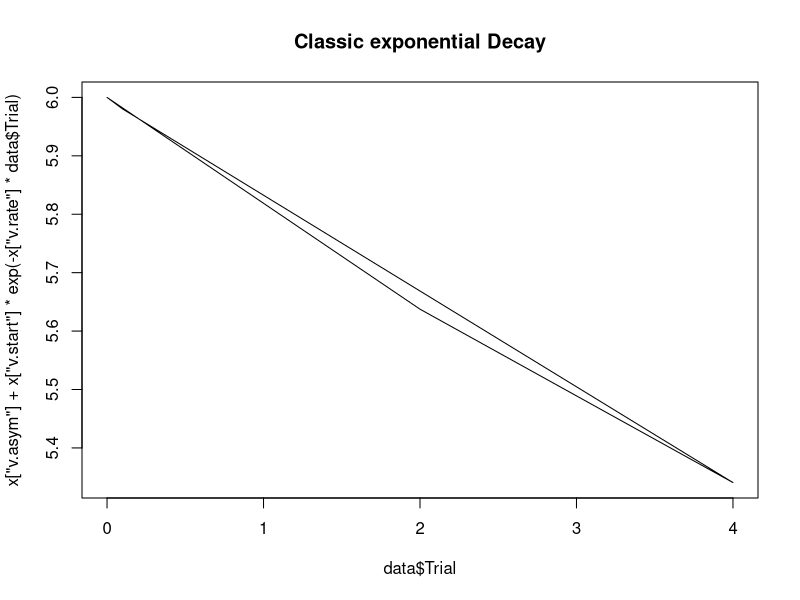
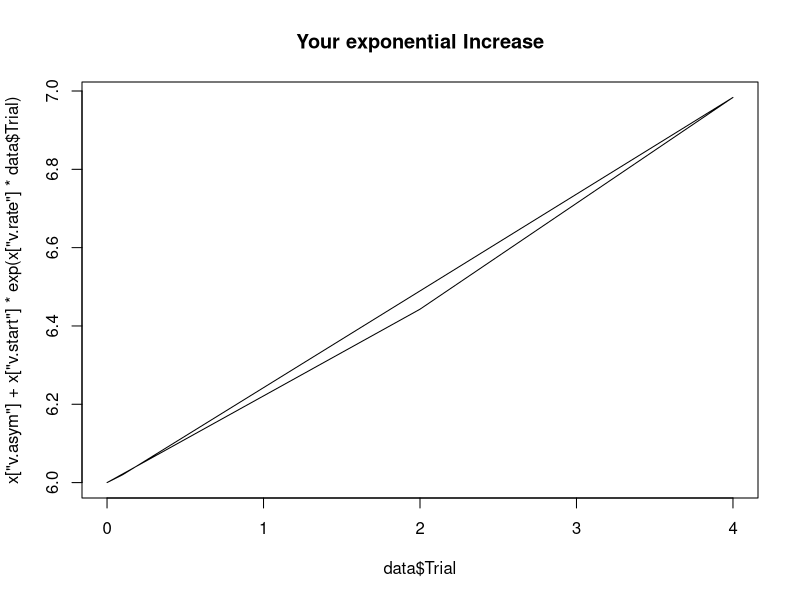
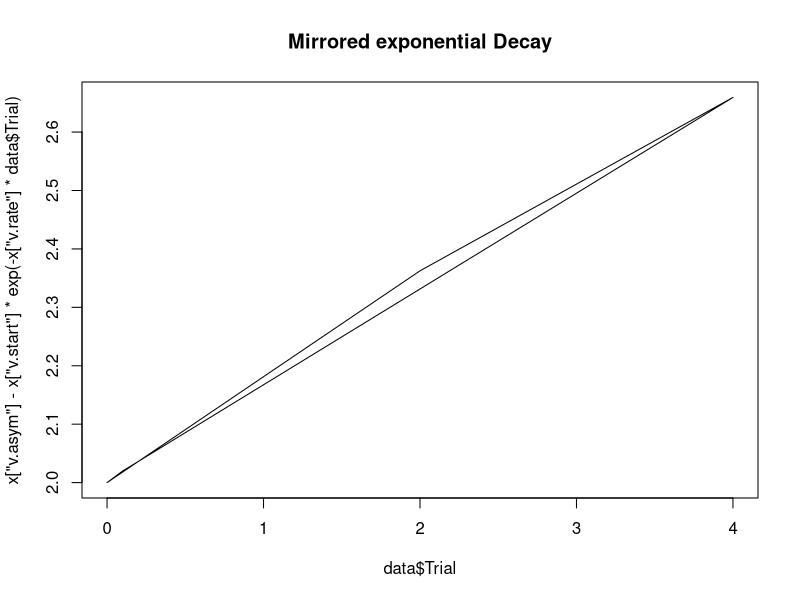
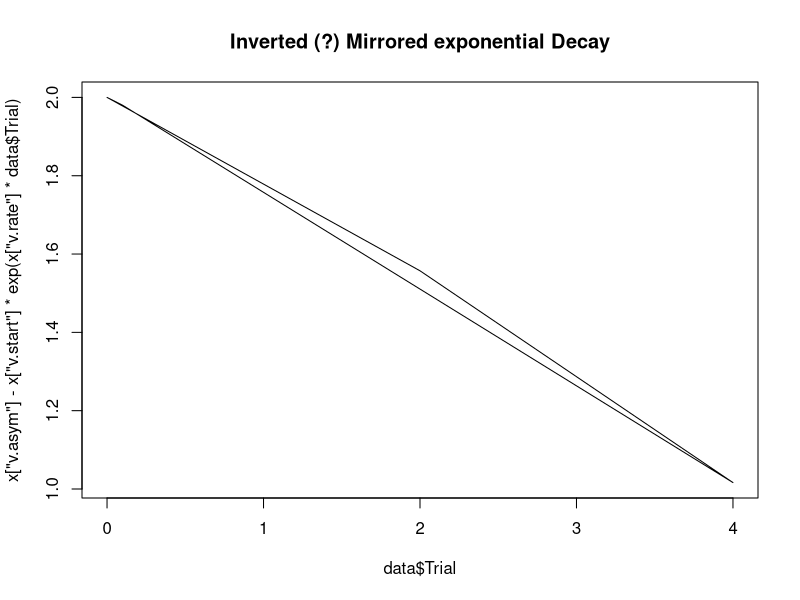
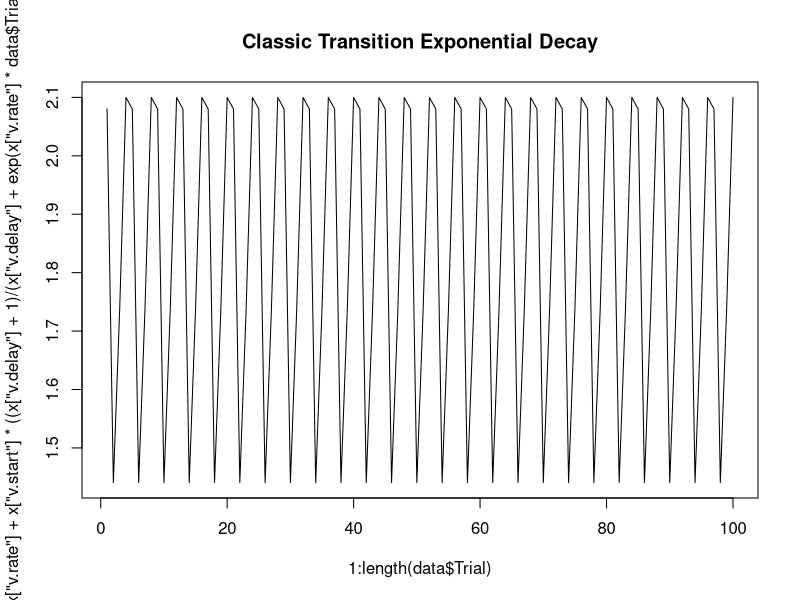
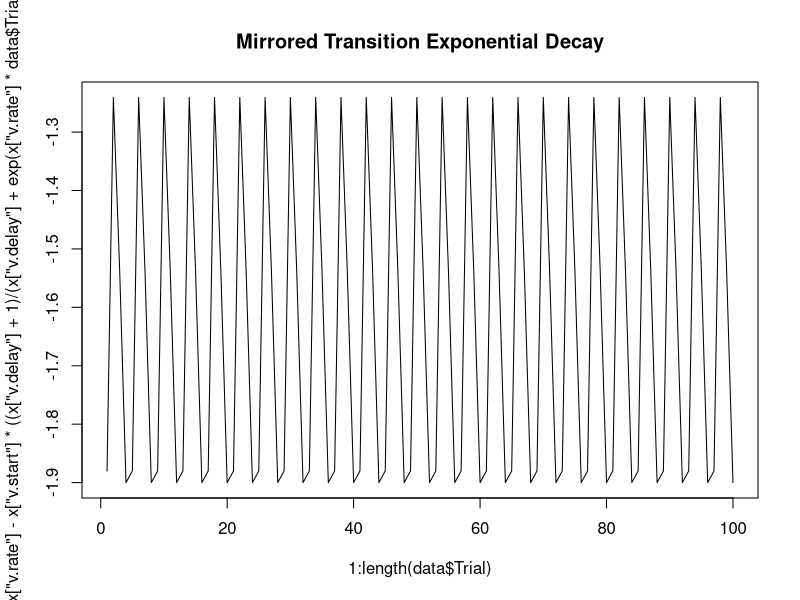
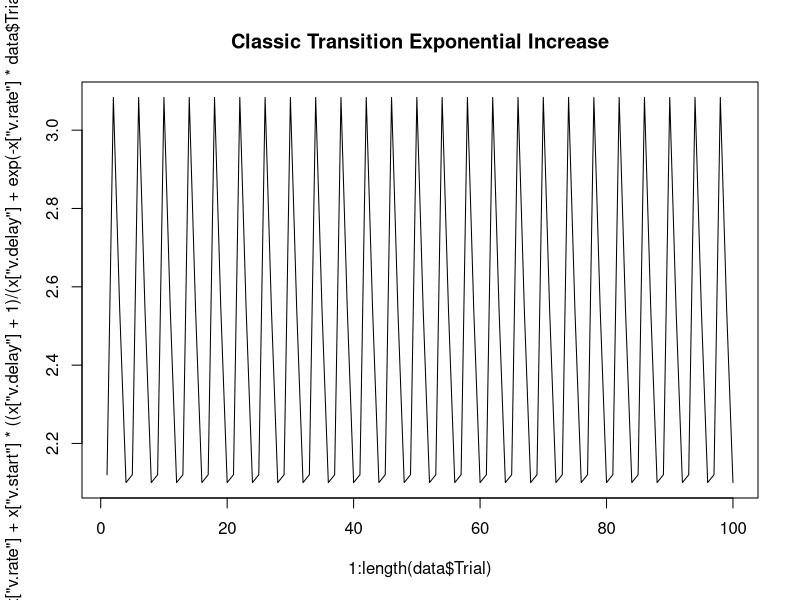
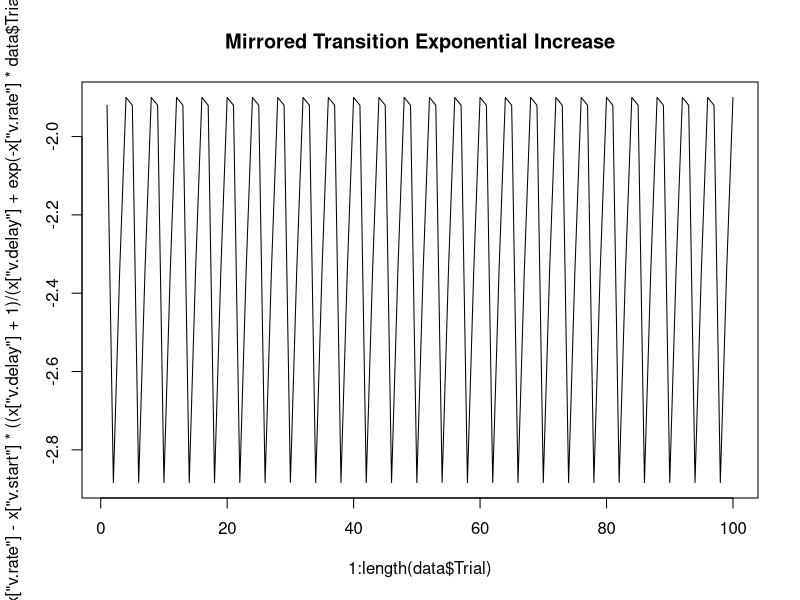

Write R code to recreate these figures, in order.
data = data.frame(Trial = 1:100)
data$Trial=c(0.1,4,2,0)
#names(data$Trial) = c("v.rate","v.asym","v.start","v.delay")

r=0.1
a=4
b=2

z = 1:100

x = c(4,2,0.1,0)
names(x) = c("v.asym","v.start","v.rate","v.delay")

plot(data$Trial,x["v.asym"]+x["v.start"]*exp(-x["v.rate"]*data$Trial),type="l",main="Classic exponential Decay")

plot(data$Trial,x["v.asym"]+x["v.start"]*exp(x["v.rate"]*data$Trial),type="l",main="Your exponential Increase")

plot(data$Trial,x["v.asym"]-x["v.start"]*exp(-x["v.rate"]*data$Trial),type="l",main="Mirrored exponential Decay")

plot(data$Trial,x["v.asym"]-x["v.start"]*exp(x["v.rate"]*data$Trial),type="l",main="Inverted (?) Mirrored exponential Decay")## <-- what I think threshold would look like 


t=0



plot(1:length(data$Trial),x["v.rate"]+x["v.start"]*((x["v.delay"]+1)/(x["v.delay"]+exp(x["v.rate"]*data$Trial))),type="l",main="Classic Transition Exponential Decay")

plot(1:length(data$Trial),x["v.rate"]-x["v.start"]*((x["v.delay"]+1)/(x["v.delay"]+exp(x["v.rate"]*data$Trial))),type="l",main="Mirrored Transition Exponential Decay")

plot(1:length(data$Trial),x["v.rate"]+x["v.start"]*((x["v.delay"]+1)/(x["v.delay"]+exp(-x["v.rate"]*data$Trial))),type="l",main="Classic Transition Exponential Increase")

plot(1:length(data$Trial),x["v.rate"]-x["v.start"]*((x["v.delay"]+1)/(x["v.delay"]+exp(-x["v.rate"]*data$Trial))),type="l",main="Mirrored Transition Exponential Increase")




# plot(data$Trial,a+b*((t+1)/(t*+exp(r*z))),type="l",main="Classic Transition exponential Decay")
# 
# plot(data$Trial,x["v.asym"]+x["v.start"]*((x["v.delay"]+1)/(x["v.delay"]+exp(x["v.delay"]*data$Trial))),type="l",main="Classic Transition Exponential Decay")
# 
# plot(data$Trial,x["v.asym"]-x["v.start"]*((x["v.delay"]*+1)/(x["v.delay"]*+exp(x["v.rate"]*data$Trial))),type="l",main="Mirrored Transition exponential Decay")
# 
# plot(data$Trial,x["v.asym"]+x["v.start"]*((x["v.delay"]*+1)/(x["v.delay"]*+exp(-x["v.rate"]*data$Trial))),type="l",main="Classic Transition exponential Increase")
# 
# plot(data$Trial,x["v.asym"]-x["v.start"]*((x["v.delay"]*+1)/(x["v.delay"]*+exp(-x["v.rate"]*data$Trial))),type="l",main="Mirrored Transition exponential Increase")
# 

